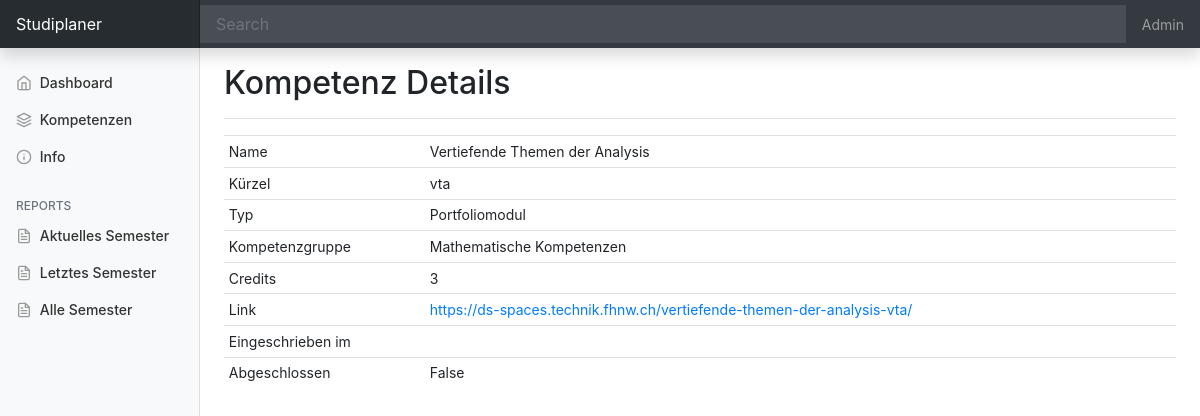
/course/5/, run on the app's committed database.
### kompetenzen/models.py (models this page shows, shortened)
class course(models.Model):
    id = models.AutoField(primary_key=True)
    name = models.CharField(max_length=200, null=True)
    shortname = models.CharField(max_length=10, null=True)
    type = models.ForeignKey(course_type, null=True, on_delete=models.SET_NULL)
    group = models.ForeignKey(course_group, null=True, on_delete=models.SET_NULL)
    credits = models.IntegerField(null=True)
    date_created = models.DateTimeField(auto_now_add=True)
    done = models.BooleanField(default=False)
    semester = models.ForeignKey(course_semester, null=True, on_delete=models.SET_NULL, blank=True)
    link = models.CharField(max_length=300, null=True)

class course_type(models.Model):
    id = models.AutoField(primary_key=True)
    name = models.CharField(max_length=100, null=True)
    date_created = models.DateTimeField(auto_now_add=True)
    def __str__(self):
        return self.name

class course_group(models.Model):
    id = models.AutoField(primary_key=True)
    name = models.CharField(max_length=100, null=True)
    maxcredits = models.IntegerField(null=True)
    mincredits = models.IntegerField(null=True)
    date_created = models.DateTimeField(auto_now_add=True)
    def __str__(self):
        return self.name

### kompetenzen/views.py (the view)
# urls.py: path('course/<str:pk>/', views.coursedetail, name="coursedetail"),
def coursedetail(request, pk):
     co = course.objects.get(id=pk)
     context = {'course':co}
     return render(request, 'kompetenzen/course.html', context)

### kompetenzen/templates/kompetenzen/course.html
{% extends 'kompetenzen/main.html' %}
{% block content %}
<main role="main" class="col-md-9 ml-sm-auto col-lg-10 px-md-4">
  <div class="d-flex justify-content-between flex-wrap flex-md-nowrap align-items-center pt-3 pb-2 mb-3 border-bottom">
    <h1 class="h2">Kompetenz Details</h1>
  </div>
  <div class="table-responsive">
    <table class="table table-striped table-sm">
      <thead>
        <tr>
          <td>Name</td>
          <td>{{course.name}}</td>
        </tr>
        <tr>
          <td>Kürzel</td>
          <td>{{course.shortname}}</td>
        </tr>
        <tr>
          <td>Typ</td>
          <td>{{course.type}}</td>
        </tr>
        <tr>
          <td>Kompetenzgruppe</td>
          <td>{{course.group}}</td>
        </tr>
        <tr>
          <td>Credits</td>
          <td>{{course.credits}}</td>
        </tr>
        <tr>
          <td>Link</td>
          <td><a href="{{course.link}}" target="_blank">{{course.link}}</a></td>
        </tr>
        <tr>
          <td>Eingeschrieben im</td>
          <td>{{course.signed_up}}</td>
        </tr>
        <tr>
          <td>Abgeschlossen</td>
          <td>{{course.done}}</td>
        </tr>
      </thead>
    </table>
  </div>
</main>
{% endblock %}

### static/css/main.css (style rules this page uses)
body { background-color: #ffffff; }

### static/css/dashboard.css (style rules this page uses)
body { font-size: .875rem; }

### data on the page
course: name "Vertiefende Themen der Analysis", shortname "vta", type "Portfoliomodul", group "Mathematische Kompetenzen", credits "3", link "https://ds-spaces.technik.fhnw.ch/vertiefende-themen-der-analysis-vta/", done "False"
